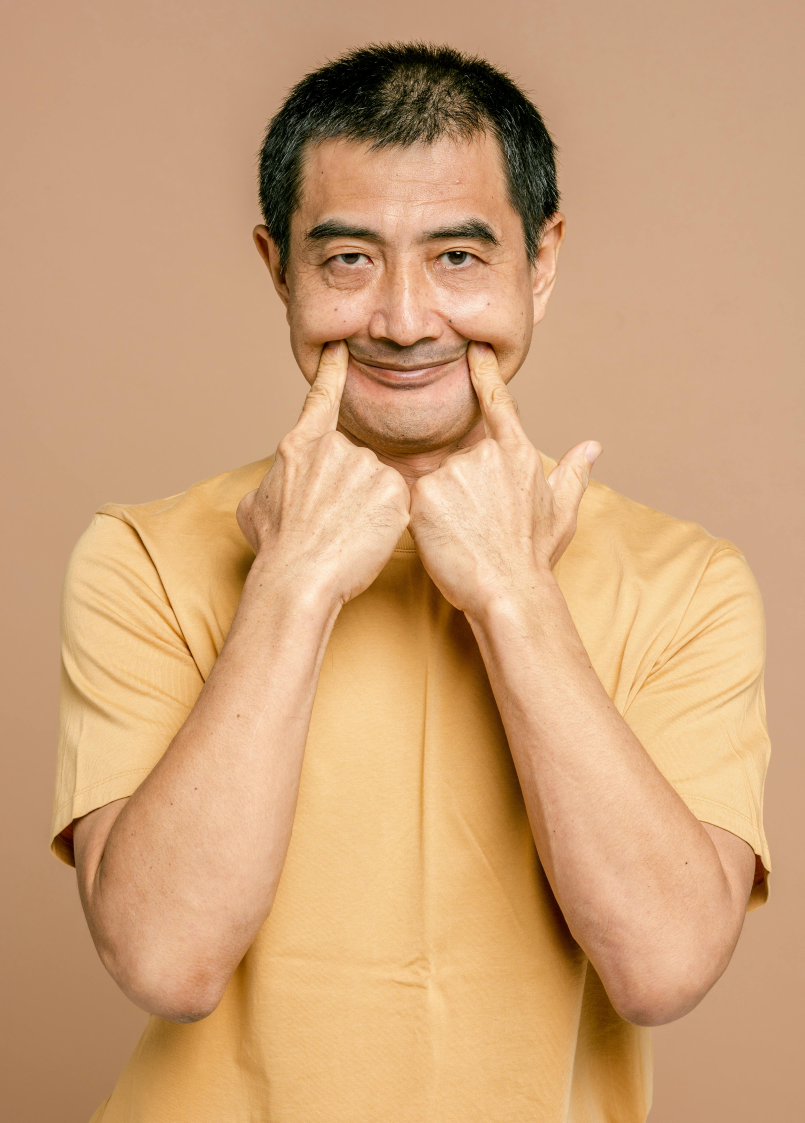
#> input picture frontend/src/assets/image1.jpg, 4024 x 5614 px (shown at 1/5 size)
$ python -i utils.py   (imports and definitions only)
#> lines starting #> are read from the running program, lines starting #| are printed output that depends on the picture
#> further down, picture is the input picture: shape (5614, 4024, 3); mean B, G, R 121.1, 162.3, 205.6
"""
Utility functions for image augmentation and processing.
"""

import cv2
import numpy as np
from typing import List, Tuple
import random

# [121 lines left out: functions augment_face_image, adjust_brightness, rotate_image, random_crop, not called in this run]

def preprocess_image_for_recognition(image: np.ndarray) -> np.ndarray:
    """
    Preprocess an image for better face recognition.

    Args:
        image: Input image (BGR format)

    Returns:
        Preprocessed image
    """
    # Apply CLAHE (Contrast Limited Adaptive Histogram Equalization)
    if len(image.shape) == 3:
        # Convert to LAB color space
        lab = cv2.cvtColor(image, cv2.COLOR_BGR2LAB)
#> lab: shape (5614, 4024, 3); mean of channels 0, 1, 2 177.3, 138.8, 155.4
        l, a, b = cv2.split(lab)
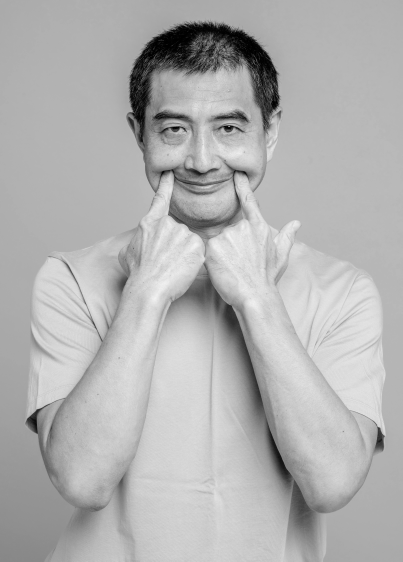
#> l: shape (5614, 4024) (shown at 1/10 size); min 0, max 254, mean 177.3
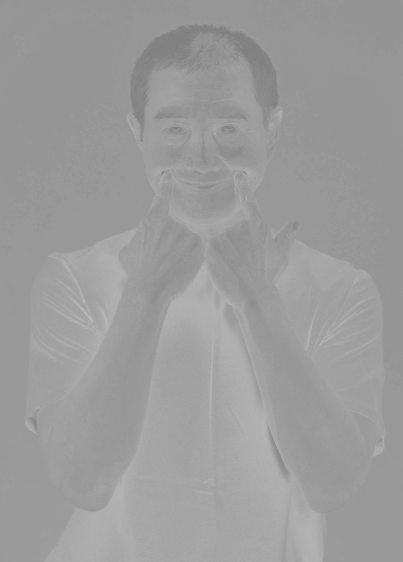
#> b: shape (5614, 4024) (shown at 1/10 size); min 124, max 194, mean 155.4

        # Apply CLAHE to L channel
        clahe = cv2.createCLAHE(clipLimit=3.0, tileGridSize=(8, 8))
        cl = clahe.apply(l)
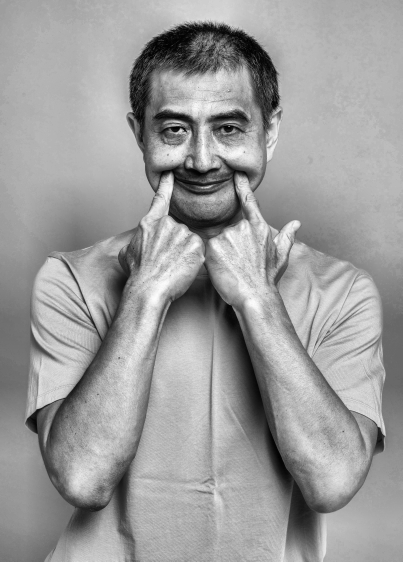
#> cl: shape (5614, 4024) (shown at 1/10 size); min 0, max 255, mean 156.6

        # Merge channels
        limg = cv2.merge((cl, a, b))
#> limg: shape (5614, 4024, 3); mean of channels 0, 1, 2 156.6, 138.8, 155.4

        # Convert back to BGR
        processed = cv2.cvtColor(limg, cv2.COLOR_LAB2BGR)
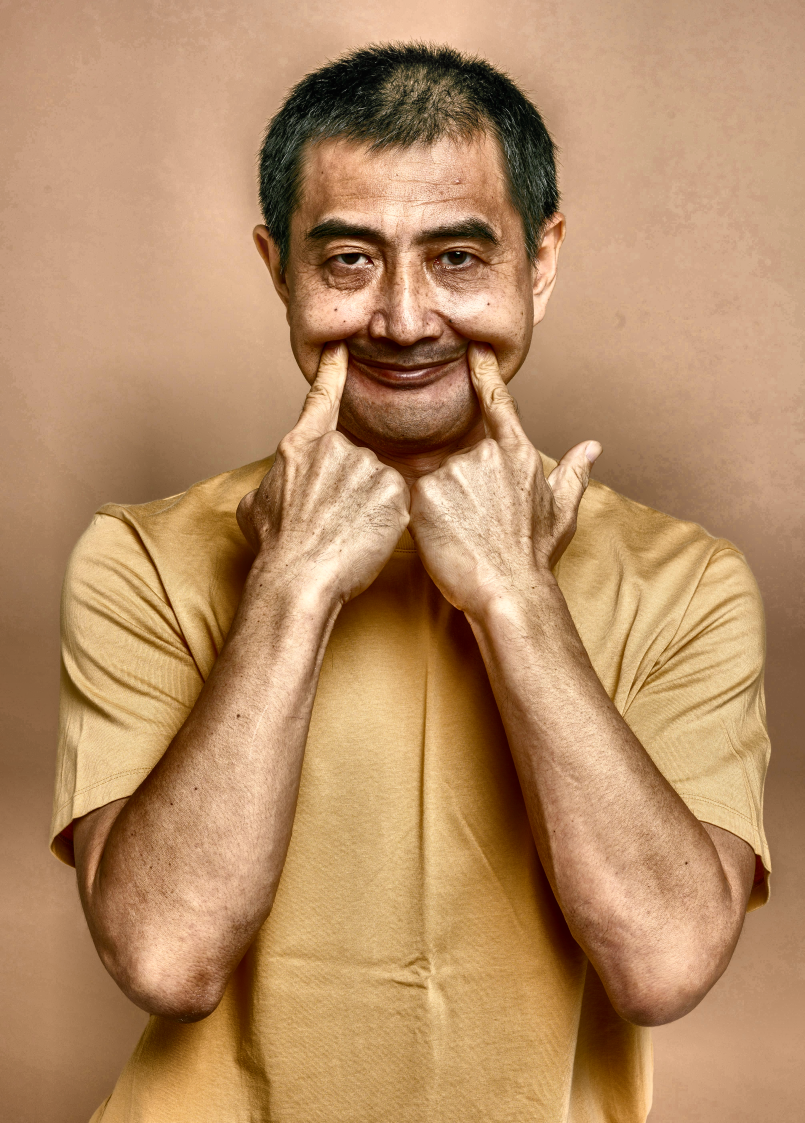
#> processed: shape (5614, 4024, 3) (shown at 1/5 size); mean B, G, R 102.6, 141.9, 182.5
    else:
        # For grayscale images
        clahe = cv2.createCLAHE(clipLimit=3.0, tileGridSize=(8, 8))
        processed = clahe.apply(image)

    return processed

>>> import cv2
>>> picture = cv2.imread('../../frontend/src/assets/image1.jpg')
>>> result = preprocess_image_for_recognition(picture)

$ run again, on frontend/src/assets/image2.jpg
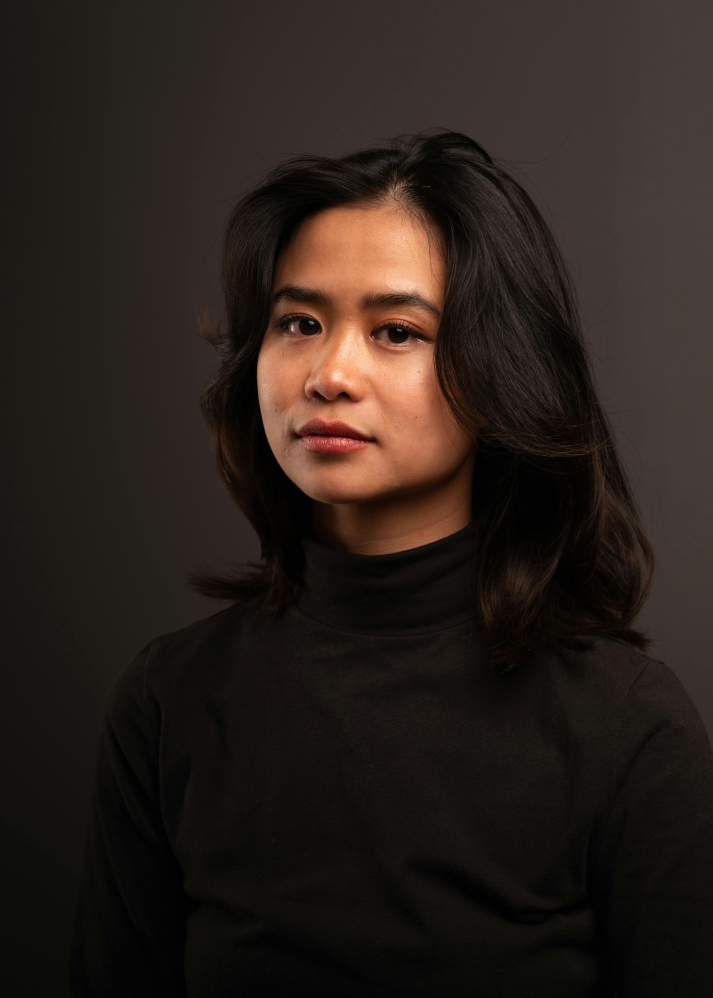
#> input picture frontend/src/assets/image2.jpg, 3564 x 4986 px (shown at 1/5 size)
#> picture is the input picture: shape (4986, 3564, 3); mean B, G, R 26.9, 32.1, 41.4
#> lab: shape (4986, 3564, 3); mean of channels 0, 1, 2 33.7, 131.3, 132.5
#> in preprocess_image_for_recognition, `l, a, b = cv2.split(lab)`:
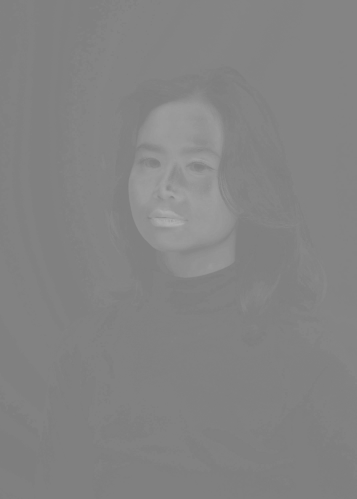
#> a: shape (4986, 3564) (shown at 1/10 size); min 124, max 178, mean 131.3
#> limg: shape (4986, 3564, 3); mean of channels 0, 1, 2 56.1, 131.3, 132.5
#> in preprocess_image_for_recognition, `processed = cv2.cvtColor(limg, cv2.COLOR_LAB2BGR)`:
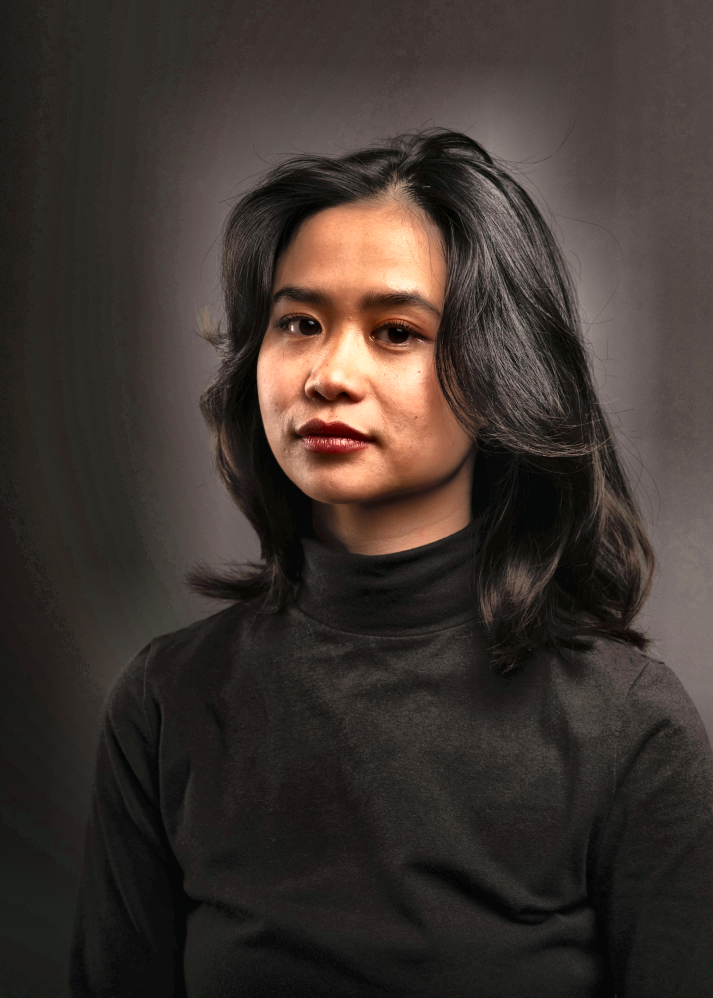
#> processed: shape (4986, 3564, 3) (shown at 1/5 size); mean B, G, R 47, 52.1, 61.5

$ run again, on frontend/src/assets/image3.jpg
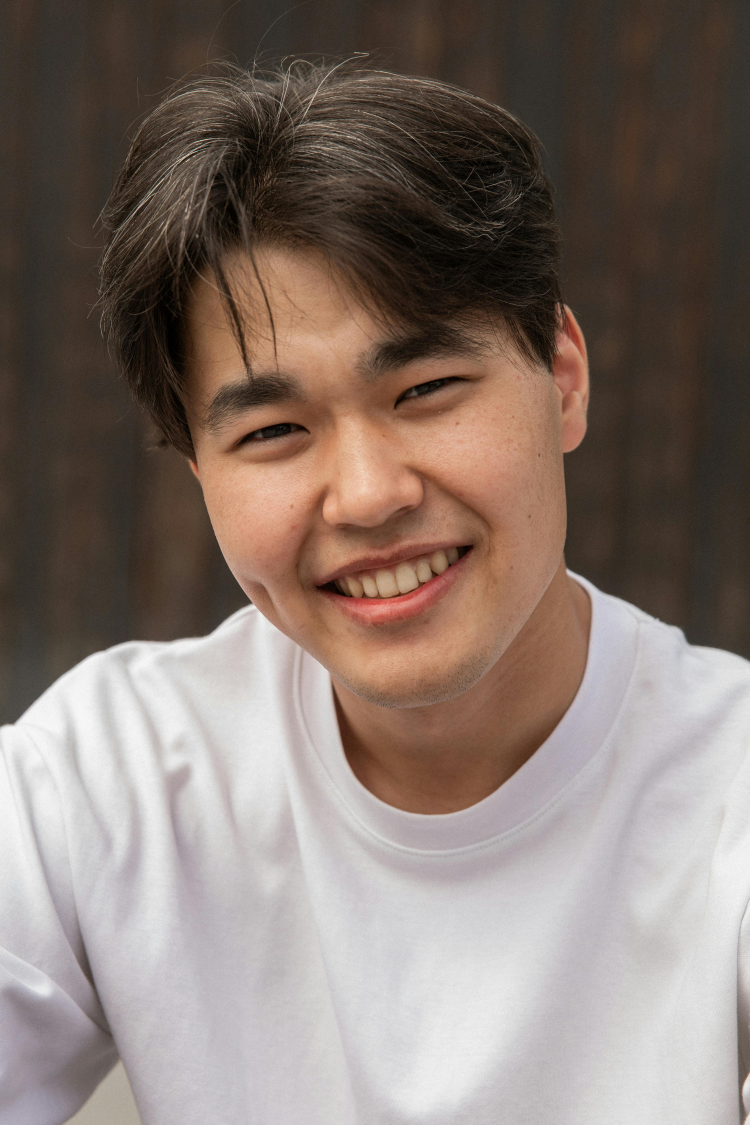
#> input picture frontend/src/assets/image3.jpg, 3748 x 5622 px (shown at 1/5 size)
#> picture is the input picture: shape (5622, 3748, 3); mean B, G, R 111.1, 118.8, 133.2
#> lab: shape (5622, 3748, 3); mean of channels 0, 1, 2 126.6, 132.8, 134.9
#> in preprocess_image_for_recognition, `cl = clahe.apply(l)`:
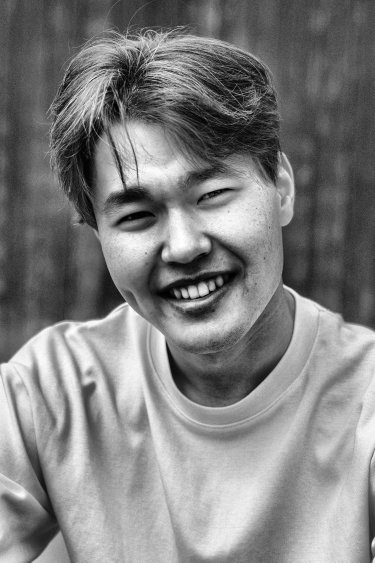
#> cl: shape (5622, 3748) (shown at 1/10 size); min 0, max 255, mean 127.2
#> limg: shape (5622, 3748, 3); mean of channels 0, 1, 2 127.2, 132.8, 134.9
#> in preprocess_image_for_recognition, `processed = cv2.cvtColor(limg, cv2.COLOR_LAB2BGR)`:
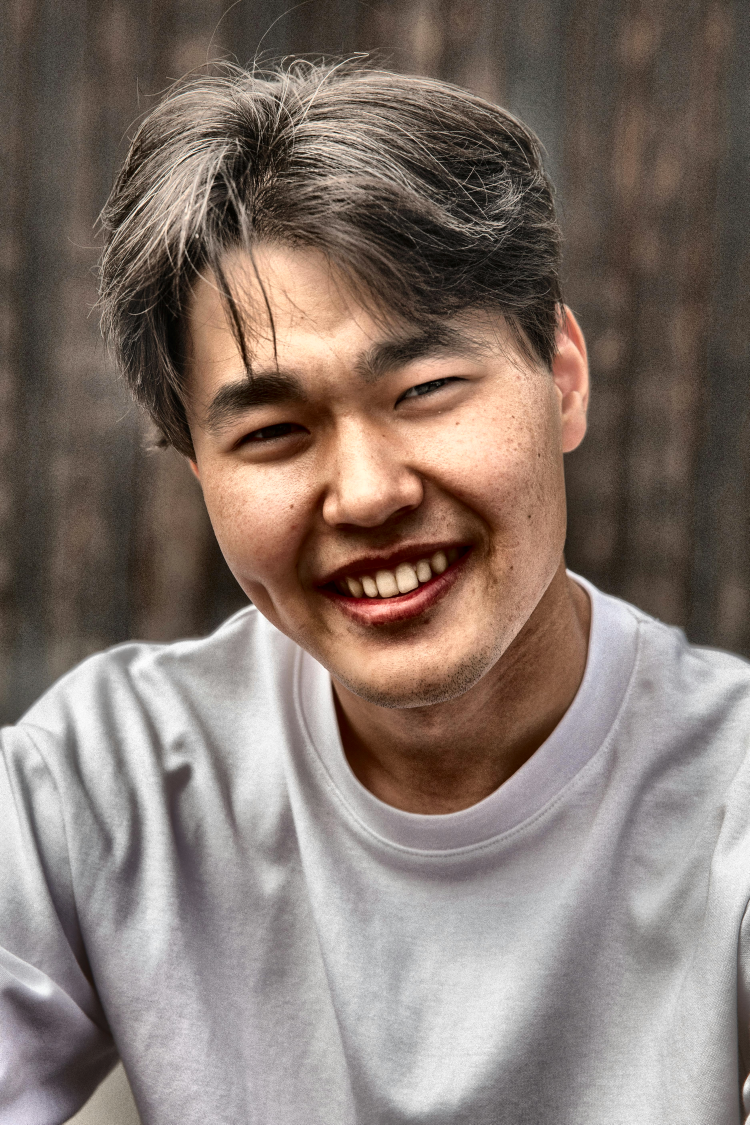
#> processed: shape (5622, 3748, 3) (shown at 1/5 size); mean B, G, R 110.3, 118.2, 132.6
